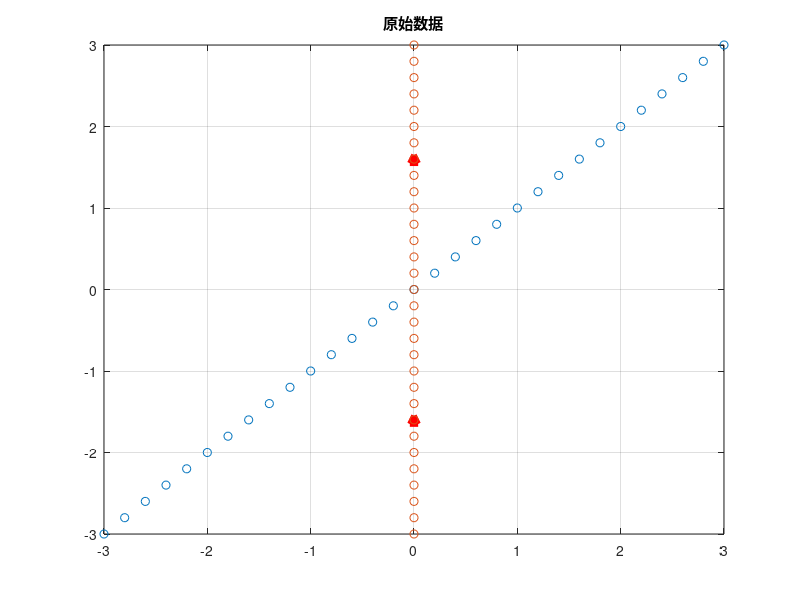

Write MATLAB code to recreate this figure. (Note: this script raises an error after producing the figure.)
% example6_1.m
x=-3:.2:3;
plot(x,x,'o')
hold on;
plot([0,0],x([8,24]),'^r','LineWidth',4)	% 将原始数据投射到Y轴
plot(zeros(1,length(x)),x,'o')
grid on  %网格线
title('原始数据')
y=logsig(x);								% 计算y的值
figure(2);
plot(x,y,'o')								% 显示y
hold on;
plot(zeros(1,length(y)),y,'o')
plot([0,0],y([8,24]),'^r','LineWidth',4)
grid on
title('Sigmoid函数处理之后')
% web -broswer http://www.huangchongqing.top